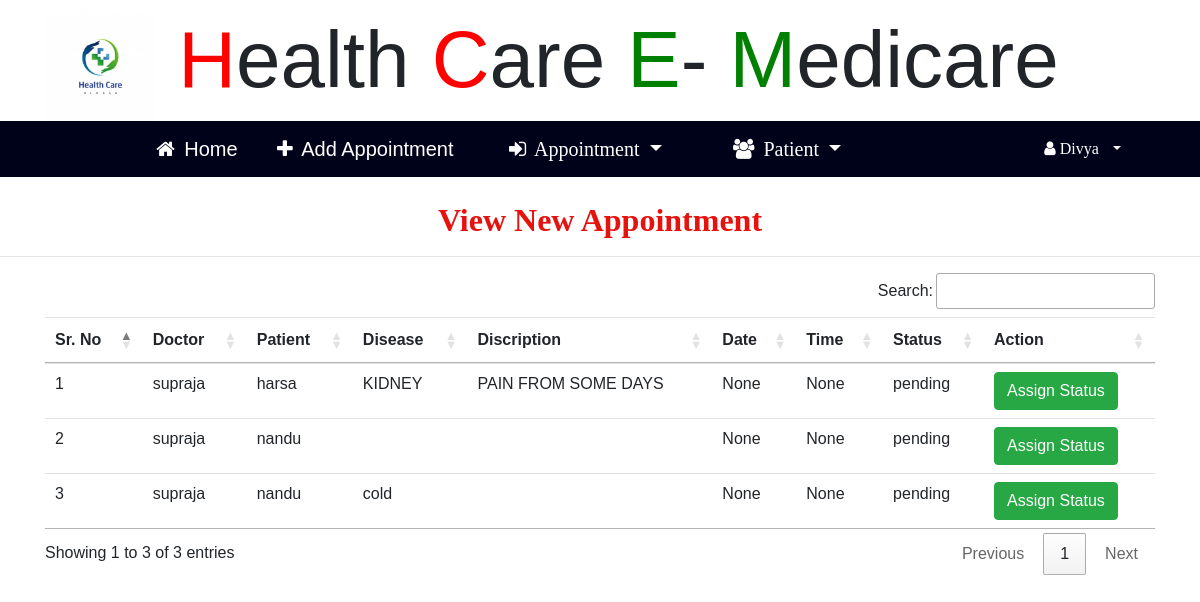
The app's page /new_appointment (signed in) with its own data.
### hopital/models.py (models this page shows, shortened)
class Appointment(models.Model):
    status = models.ForeignKey(Status,on_delete=models.CASCADE,null=True)
    pat = models.ForeignKey(Patient,on_delete=models.CASCADE,null=True)
    doc = models.ForeignKey(Doctor,on_delete=models.CASCADE,null=True)
    disease = models.CharField(max_length=100,null=True)
    desc = models.TextField(null=True)
    time1 = models.TimeField(null=True)
    date1 = models.DateField(null=True)

class Doctor(models.Model):
    status = models.ForeignKey(Doc_Status,on_delete=models.CASCADE,null=True)
    sign = models.ForeignKey(Signup_User,on_delete=models.CASCADE,null=True)
    age = models.IntegerField(null=True)
    salary = models.IntegerField(null=True)
    last_attend = models.IntegerField(null=True)
    last_date = models.DateField(null=True)
    address = models.CharField(max_length=30,null=True)
    qualification = models.CharField(max_length=30,null=True)
    specialist = models.CharField(max_length=30,null=True)
    gender = models.CharField(max_length=30,null=True)

class Signup_User(models.Model):
    user = models.ForeignKey(User,on_delete=models.CASCADE,null=True)
    mobile = models.IntegerField(null=True)
    image = models.FileField(null=True)
    reg = models.CharField(max_length=30,null=True)

class Patient(models.Model):
    sign = models.ForeignKey(Signup_User,on_delete=models.CASCADE,null=True)
    c_number = models.IntegerField(null=True)
    age = models.IntegerField(null=True)
    address = models.CharField(max_length=30,null=True)
    b_group = models.CharField(max_length=30,null=True)
    gender = models.CharField(max_length=30,null=True)

class Status(models.Model):
    status = models.CharField(max_length=30,null=True)

### hopital/views.py (the view)
# urls.py: path('new_appointment',New_Appointment,name="new_appointment"),
def New_Appointment(request):
    if not request.user.is_authenticated:
        return redirect('login_admin')
    status = Status.objects.get(status = "pending")
    appoint = Appointment.objects.filter(status=status).all
    d={'appoint':appoint}
    return render(request,'new_appointment.html',d)

### hopital/templates/new_appointment.html (shortened to what this page needs)
{% include 'res_nav.html' %}
{% block body %}
<link rel="stylesheet" href="https://cdn.datatables.net/1.10.20/css/jquery.dataTables.min.css">
<link rel="stylesheet" href="https://cdn.datatables.net/buttons/1.6.1/css/buttons.dataTables.min.css">
<center><h2 style = "font-family : 'Monotype Corsiva' ; color : #E6120E ; font-weight : bold;margin-top:2%">
    View New Appointment</h2></center><hr>
 <div class="container">
<table class="table table-hover" id="example">
  <thead>
  <tr>
    <th>Sr. No</th>
    <th>Doctor</th>
    <th>Patient</th>
    <th>Disease</th>
    <th>Discription</th>
    <th>Date</th>
    <th>Time</th>
    <th>Status</th>
    <th>Action</th>
  </tr>
  </thead>
   <tbody>
{% for i in appoint %}
  <tr>
      <td>{{forloop.counter}}</td>
    <td>{{i.doc.sign.user.first_name}} </td>
    <td>{{i.pat.sign.user.first_name}} </td>
    <td>{{i.disease}}</td>
    <td>{{i.desc}}</td>
    <td>{{i.date1}}</td>
    <td>{{i.time1}}</td>
    <td>{{i.status.status}}</td>
    <td><a href="{% url 'assign_status' i.id %}"><button class="btn btn-success">Assign Status</button></a>
    </td>
  </tr>
   {% endfor %}
    </tbody>
</table>
 </div>
{% endblock %}

### hopital/templates/res_nav.html (shortened to what this page needs)
<!DOCTYPE html>
{% load static %}
<html>
<head>
<link rel="stylesheet" href="https://cdnjs.cloudflare.com/ajax/libs/font-awesome/4.7.0/css/font-awesome.min.css">
<link rel="stylesheet" href="https://stackpath.bootstrapcdn.com/bootstrap/4.5.0/css/bootstrap.min.css">
    <link rel="stylesheet" href="https://cdn.datatables.net/1.10.21/css/jquery.dataTables.min.css">
<link rel="stylesheet" href="https://cdn.datatables.net/buttons/1.6.2/css/buttons.dataTables.min.css">
</head>
<body>
<div class="container" style="font-size:80px;padding:-30px">
        <img src="{% static 'images/hospital11.jpg' %}" style="width:10%;height:-200px" alt=" ">
                        <span style="color:red">H</span>ealth
						<span style="color:red">C</span>are
						<span style="color:green">E</span>-
            <span style="color:green">M</span>edicare
</div>
<div style="margin:0px;padding:0">
    <div style="margin-left:0;background-color:#00021a">
    <nav class="navbar navbar-expand-lg navbar-light" style="margin:0px;background-color:#00021a">
  <a class="navbar-brand" href="{% url 'res_home' %}" style="color:white;margin-left:12%"><i class="fa fa-home" style="margin-right:4px"></i> Home </a>
  <a class="navbar-brand" href="{% url 'create_appointment' %}" style="color:white;margin-left:2%"><i class="fa fa-plus" style="margin-right:4px"></i> Add Appointment</a>
        <span class="nav-item dropdown" style="margin-left:2%;color:white;font-family:'Times New Roman'">
        <a class="nav-link dropdown-toggle navbar-brand" style="color:white" href="#" id="navbarDropdown" role="button" data-toggle="dropdown" aria-haspopup="true" aria-expanded="false">
          <i class="fa fa-sign-in" style="margin-right:4px"></i> Appointment
        </a>
                  </span>
        <span class="nav-item dropdown" style="margin-left:2%;color:white;font-family:'Times New Roman'">
        <a class="nav-link dropdown-toggle navbar-brand" style="color:white" href="#" id="navbarDropdown" role="button" data-toggle="dropdown" aria-haspopup="true" aria-expanded="false">
          <i class="fa fa-users" style="margin-right:4px"></i> Patient
        </a>
                  </span>
  <div class="collapse navbar-collapse nav justify-content-end"  id="navbarNavDropdown" style="margin-right:4%">
  <li class="nav-item dropdown" style="color:white">
        <a class="nav-link dropdown-toggle" style="color:white" href="#" id="navbarDropdown" role="button" data-toggle="dropdown" aria-haspopup="true" aria-expanded="false">
          <i class="fa fa-user" style="margin-right:6px"> {{request.user.username}}</i>
        </a>
      </li>
  </div></nav></div>
</div>
</body>
</html>

### hopital/templates/res_nav.html (style rules this page uses)
body { font-family: "Lato", sans-serif; }
body { margin:0;font-family:Arial }
.dropdown { float:right; }

### records on screen
Appointment: doc.sign.user.first_name "supraja", pat.sign.user.first_name "harsa", disease "KIDNEY", desc "PAIN FROM SOME DAYS", date1 "None", time1 "None", status.status "pending"
Appointment: doc.sign.user.first_name "supraja", pat.sign.user.first_name "nandu", date1 "None", time1 "None", status.status "pending"
Appointment: doc.sign.user.first_name "supraja", pat.sign.user.first_name "nandu", disease "cold", date1 "None", time1 "None", status.status "pending"

### other values on screen
{{ request.user.username }} "Divya"
